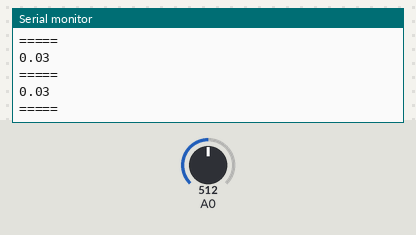
Simulated run of this sketch. Board: Arduino Uno, built with avr-gcc and run on an emulated ATmega328P. Shown: the last lines printed to the serial monitor. The inputs (shaded band) are chosen by the test bench; at power-on: A0 = 512.

Above: at 1.3 s.
1.4 s: A0 set to 716
At 1.81 s:
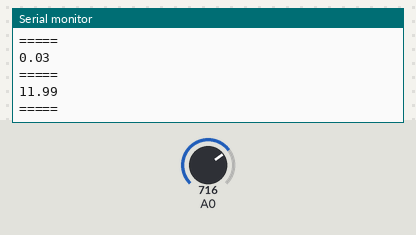
2.9 s: A0 set to 900
At 3.31 s:
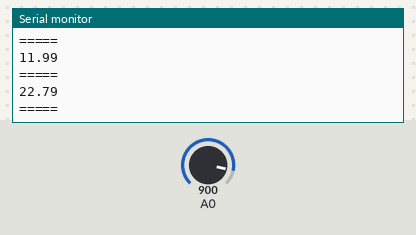
Timing chart, 0 to 5.9 s (numbered marks = the images above; inputs shaded):
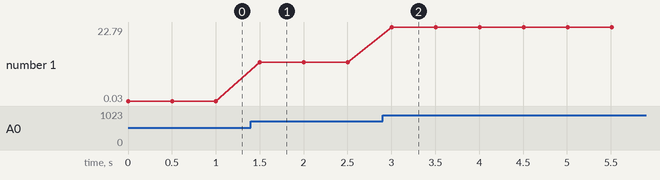

The sketch:

PotTest.ino
```cpp
void setup() {
  // put your setup code here, to run once:
  Serial.begin(9600);
}

void loop() {
  // put your main code here, to run repeatedly:
  Serial.println(modifiedMap(analogRead(A0), 0, 1023, -30, 30));
  Serial.println("=====");
  delay(500);
}

double modifiedMap(double x, double in_min, double in_max, double out_min, double out_max)
{
 double temp = (x - in_min) * (out_max - out_min) / (in_max - in_min) + out_min;
 //temp = (int) (4*temp + .5);
 return (double) temp;
}
```

Measured:
- after the input at 1.4 s, the serial monitor: prints a new line after 0.10 s (image 1)
- after the input at 2.9 s, the serial monitor: prints a new line after 0.10 s (image 2)
- plotted number 1: 0.03 → 11.99 after the input at 1.4 s, 11.99 → 22.79 after the input at 2.9 s
